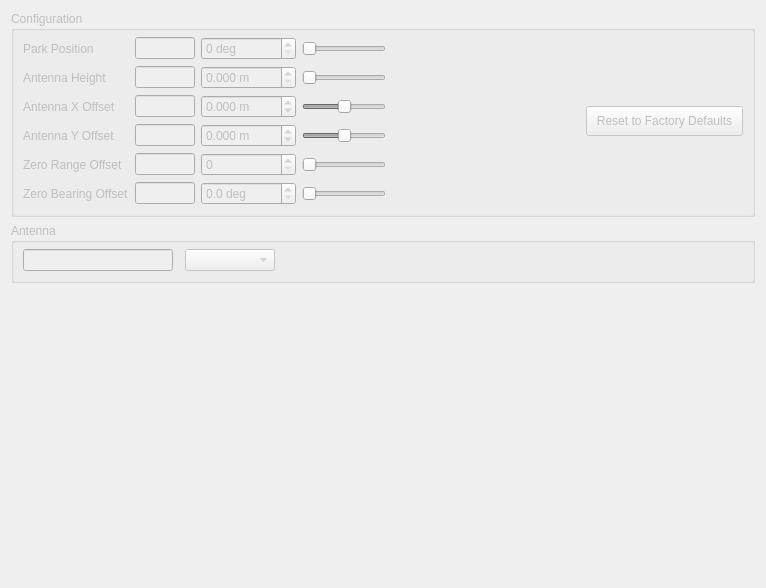
    <widget class="QWidget" name="tabInstallation">
     <property name="enabled">
      <bool>false</bool>
     </property>
     <attribute name="title">
      <string>Installation</string>
     </attribute>
     <layout class="QVBoxLayout" name="verticalLayout_14">
      <item>
       <widget class="QGroupBox" name="groupImageConfiguration">
        <property name="title">
         <string>Configuration</string>
        </property>
        <layout class="QHBoxLayout" name="horizontalLayout_13">
         <property name="topMargin">
          <number>6</number>
         </property>
         <item>
          <layout class="QGridLayout" name="gridLayout_13">
           <item row="2" column="2">
            <widget class="QDoubleSpinBox" name="spinAntennaXOffset">
             <property name="minimumSize">
              <size>
               <width>75</width>
               <height>0</height>
              </size>
             </property>
             <property name="keyboardTracking">
              <bool>false</bool>
             </property>
             <property name="suffix">
              <string> m</string>
             </property>
             <property name="decimals">
              <number>3</number>
             </property>
             <property name="minimum">
              <double>-1000.000000000000000</double>
             </property>
             <property name="maximum">
              <double>1000.000000000000000</double>
             </property>
             <property name="singleStep">
              <double>0.001000000000000</double>
             </property>
            </widget>
           </item>
           <item row="2" column="1">
            <widget class="QLineEdit" name="editAntennaXOffset">
             <property name="enabled">
              <bool>false</bool>
             </property>
             <property name="maximumSize">
              <size>
               <width>60</width>
               <height>16777215</height>
              </size>
             </property>
             <property name="alignment">
              <set>Qt::AlignRight|Qt::AlignTrailing|Qt::AlignVCenter</set>
             </property>
             <property name="readOnly">
              <bool>true</bool>
             </property>
            </widget>
           </item>
           <item row="0" column="0">
            <widget class="QLabel" name="labelParkPosition">
             <property name="text">
              <string>Park Position</string>
             </property>
            </widget>
           </item>
           <item row="0" column="1">
            <widget class="QLineEdit" name="editParkPosition">
             <property name="enabled">
              <bool>false</bool>
             </property>
             <property name="sizePolicy">
              <sizepolicy hsizetype="MinimumExpanding" vsizetype="Fixed">
               <horstretch>0</horstretch>
               <verstretch>0</verstretch>
              </sizepolicy>
             </property>
             <property name="minimumSize">
              <size>
               <width>0</width>
               <height>20</height>
              </size>
             </property>
             <property name="maximumSize">
              <size>
               <width>60</width>
               <height>16777215</height>
              </size>
             </property>
             <property name="alignment">
              <set>Qt::AlignRight|Qt::AlignTrailing|Qt::AlignVCenter</set>
             </property>
             <property name="readOnly">
              <bool>true</bool>
             </property>
            </widget>
           </item>
           <item row="0" column="2">
            <widget class="QSpinBox" name="spinParkPosition">
             <property name="keyboardTracking">
              <bool>false</bool>
             </property>
             <property name="suffix">
              <string> deg</string>
             </property>
             <property name="maximum">
              <number>359</number>
             </property>
            </widget>
           </item>
           <item row="0" column="3">
            <widget class="QSlider" name="sliderParkPosition">
             <property name="maximum">
              <number>359</number>
             </property>
             <property name="orientation">
              <enum>Qt::Horizontal</enum>
             </property>
            </widget>
           </item>
           <item row="1" column="0">
            <widget class="QLabel" name="labelAntennaHeight">
             <property name="text">
              <string>Antenna Height</string>
             </property>
            </widget>
           </item>
           <item row="1" column="3">
            <widget class="QSlider" name="sliderAntennaHeight">
             <property name="maximum">
              <number>1000</number>
             </property>
             <property name="orientation">
              <enum>Qt::Horizontal</enum>
             </property>
            </widget>
           </item>
           <item row="4" column="0">
            <widget class="QLabel" name="labelZeroRangeOffset">
             <property name="text">
              <string>Zero Range Offset</string>
             </property>
            </widget>
           </item>
           <item row="4" column="1">
            <widget class="QLineEdit" name="editZeroRange">
             <property name="enabled">
              <bool>false</bool>
             </property>
             <property name="sizePolicy">
              <sizepolicy hsizetype="MinimumExpanding" vsizetype="Fixed">
               <horstretch>0</horstretch>
               <verstretch>0</verstretch>
              </sizepolicy>
             </property>
             <property name="minimumSize">
              <size>
               <width>0</width>
               <height>20</height>
              </size>
             </property>
             <property name="maximumSize">
              <size>
               <width>60</width>
               <height>16777215</height>
              </size>
             </property>
             <property name="alignment">
              <set>Qt::AlignRight|Qt::AlignTrailing|Qt::AlignVCenter</set>
             </property>
             <property name="readOnly">
              <bool>true</bool>
             </property>
            </widget>
           </item>
           <item row="4" column="3">
            <widget class="QSlider" name="sliderZeroRange">
             <property name="maximum">
              <number>500</number>
             </property>
             <property name="orientation">
              <enum>Qt::Horizontal</enum>
             </property>
            </widget>
           </item>
           <item row="5" column="0">
            <widget class="QLabel" name="labelZeroBearingOffset">
             <property name="text">
              <string>Zero Bearing Offset</string>
             </property>
            </widget>
           </item>
           <item row="5" column="1">
            <widget class="QLineEdit" name="editZeroBearing">
             <property name="enabled">
              <bool>false</bool>
             </property>
             <property name="sizePolicy">
              <sizepolicy hsizetype="MinimumExpanding" vsizetype="Fixed">
               <horstretch>0</horstretch>
               <verstretch>0</verstretch>
              </sizepolicy>
             </property>
             <property name="minimumSize">
              <size>
               <width>0</width>
               <height>20</height>
              </size>
             </property>
             <property name="maximumSize">
              <size>
               <width>60</width>
               <height>16777215</height>
              </size>
             </property>
             <property name="alignment">
              <set>Qt::AlignRight|Qt::AlignTrailing|Qt::AlignVCenter</set>
             </property>
             <property name="readOnly">
              <bool>true</bool>
             </property>
            </widget>
           </item>
           <item row="5" column="3">
            <widget class="QSlider" name="sliderZeroBearing">
             <property name="maximum">
              <number>360</number>
             </property>
             <property name="orientation">
              <enum>Qt::Horizontal</enum>
             </property>
            </widget>
           </item>
           <item row="5" column="2">
            <widget class="QDoubleSpinBox" name="spinZeroBearing">
             <property name="minimumSize">
              <size>
               <width>65</width>
               <height>0</height>
              </size>
             </property>
             <property name="keyboardTracking">
              <bool>false</bool>
             </property>
             <property name="suffix">
              <string> deg</string>
             </property>
             <property name="decimals">
              <number>1</number>
             </property>
             <property name="maximum">
              <double>359.899999999999977</double>
             </property>
             <property name="singleStep">
              <double>0.100000000000000</double>
             </property>
            </widget>
           </item>
           <item row="1" column="2">
            <widget class="QDoubleSpinBox" name="spinAntennaHeight">
             <property name="minimumSize">
              <size>
               <width>75</width>
               <height>0</height>
              </size>
             </property>
             <property name="keyboardTracking">
              <bool>false</bool>
             </property>
             <property name="suffix">
              <string> m</string>
             </property>
             <property name="decimals">
              <number>3</number>
             </property>
             <property name="maximum">
              <double>100.000000000000000</double>
             </property>
             <property name="singleStep">
              <double>0.001000000000000</double>
             </property>
            </widget>
           </item>
           <item row="4" column="2">
            <widget class="QDoubleSpinBox" name="spinZeroRange">
             <property name="minimumSize">
              <size>
               <width>75</width>
               <height>0</height>
              </size>
             </property>
             <property name="keyboardTracking">
              <bool>false</bool>
             </property>
             <property name="suffix">
              <string/>
             </property>
             <property name="decimals">
              <number>0</number>
             </property>
             <property name="maximum">
              <double>1023.000000000000000</double>
             </property>
             <property name="singleStep">
              <double>1.000000000000000</double>
             </property>
            </widget>
           </item>
           <item row="1" column="1">
            <widget class="QLineEdit" name="editAntennaHeight">
             <property name="enabled">
              <bool>false</bool>
             </property>
             <property name="maximumSize">
              <size>
               <width>60</width>
               <height>16777215</height>
              </size>
             </property>
             <property name="alignment">
              <set>Qt::AlignRight|Qt::AlignTrailing|Qt::AlignVCenter</set>
             </property>
             <property name="readOnly">
              <bool>true</bool>
             </property>
            </widget>
           </item>
           <item row="2" column="3">
            <widget class="QSlider" name="sliderAntennaXOffset">
             <property name="minimum">
              <number>-1000</number>
             </property>
             <property name="maximum">
              <number>1000</number>
             </property>
             <property name="orientation">
              <enum>Qt::Horizontal</enum>
             </property>
            </widget>
           </item>
           <item row="2" column="0">
            <widget class="QLabel" name="labelAntennaXOffset">
             <property name="text">
              <string>Antenna X Offset</string>
             </property>
            </widget>
           </item>
           <item row="3" column="0">
            <widget class="QLabel" name="labelAntennaYOffset">
             <property name="text">
              <string>Antenna Y Offset</string>
             </property>
            </widget>
           </item>
           <item row="3" column="1">
            <widget class="QLineEdit" name="editAntennaYOffset">
             <property name="enabled">
              <bool>false</bool>
             </property>
             <property name="maximumSize">
              <size>
               <width>60</width>
               <height>16777215</height>
              </size>
             </property>
             <property name="alignment">
              <set>Qt::AlignRight|Qt::AlignTrailing|Qt::AlignVCenter</set>
             </property>
             <property name="readOnly">
              <bool>true</bool>
             </property>
            </widget>
           </item>
           <item row="3" column="2">
            <widget class="QDoubleSpinBox" name="spinAntennaYOffset">
             <property name="minimumSize">
              <size>
               <width>75</width>
               <height>0</height>
              </size>
             </property>
             <property name="keyboardTracking">
              <bool>false</bool>
             </property>
             <property name="suffix">
              <string> m</string>
             </property>
             <property name="decimals">
              <number>3</number>
             </property>
             <property name="minimum">
              <double>-1000.000000000000000</double>
             </property>
             <property name="maximum">
              <double>1000.000000000000000</double>
             </property>
             <property name="singleStep">
              <double>0.001000000000000</double>
             </property>
            </widget>
           </item>
           <item row="3" column="3">
            <widget class="QSlider" name="sliderAntennaYOffset">
             <property name="minimum">
              <number>-1000</number>
             </property>
             <property name="maximum">
              <number>1000</number>
             </property>
             <property name="orientation">
              <enum>Qt::Horizontal</enum>
             </property>
            </widget>
           </item>
          </layout>
         </item>
         <item>
          <spacer name="horizontalSpacer_14">
           <property name="orientation">
            <enum>Qt::Horizontal</enum>
           </property>
           <property name="sizeHint" stdset="0">
            <size>
             <width>194</width>
             <height>20</height>
            </size>
           </property>
          </spacer>
         </item>
         <item>
          <widget class="QPushButton" name="pushFactoryDefaults">
           <property name="minimumSize">
            <size>
             <width>0</width>
             <height>30</height>
            </size>
           </property>
           <property name="maximumSize">
            <size>
             <width>170</width>
             <height>16777215</height>
            </size>
           </property>
           <property name="layoutDirection">
            <enum>Qt::LeftToRight</enum>
           </property>
           <property name="text">
            <string>  Reset to Factory Defaults  </string>
           </property>
          </widget>
         </item>
        </layout>
       </widget>
      </item>
      <item>
       <widget class="QGroupBox" name="groupAntennaType">
        <property name="minimumSize">
         <size>
          <width>0</width>
          <height>0</height>
         </size>
        </property>
        <property name="title">
         <string>Antenna</string>
        </property>
        <layout class="QHBoxLayout" name="horizontalLayout_6">
         <property name="spacing">
          <number>12</number>
         </property>
         <property name="topMargin">
          <number>6</number>
         </property>
         <item>
          <widget class="QLineEdit" name="editAntennaType">
           <property name="enabled">
            <bool>false</bool>
           </property>
           <property name="sizePolicy">
            <sizepolicy hsizetype="MinimumExpanding" vsizetype="Fixed">
             <horstretch>0</horstretch>
             <verstretch>0</verstretch>
            </sizepolicy>
           </property>
           <property name="minimumSize">
            <size>
             <width>150</width>
             <height>20</height>
            </size>
           </property>
           <property name="maximumSize">
            <size>
             <width>50</width>
             <height>16777215</height>
            </size>
           </property>
           <property name="readOnly">
            <bool>true</bool>
           </property>
          </widget>
         </item>
         <item>
          <widget class="QComboBox" name="comboAntennaType">
           <property name="enabled">
            <bool>false</bool>
           </property>
           <property name="sizePolicy">
            <sizepolicy hsizetype="Preferred" vsizetype="Fixed">
             <horstretch>0</horstretch>
             <verstretch>0</verstretch>
            </sizepolicy>
           </property>
           <property name="minimumSize">
            <size>
             <width>90</width>
             <height>20</height>
            </size>
           </property>
          </widget>
         </item>
         <item>
          <spacer name="horizontalSpacer_15">
           <property name="orientation">
            <enum>Qt::Horizontal</enum>
           </property>
           <property name="sizeHint" stdset="0">
            <size>
             <width>40</width>
             <height>20</height>
            </size>
           </property>
          </spacer>
         </item>
        </layout>
       </widget>
      </item>
      <item>
       <spacer name="verticalSpacer_9">
        <property name="orientation">
         <enum>Qt::Vertical</enum>
        </property>
        <property name="sizeHint" stdset="0">
         <size>
          <width>198</width>
          <height>294</height>
         </size>
        </property>
       </spacer>
      </item>
     </layout>
    </widget>
